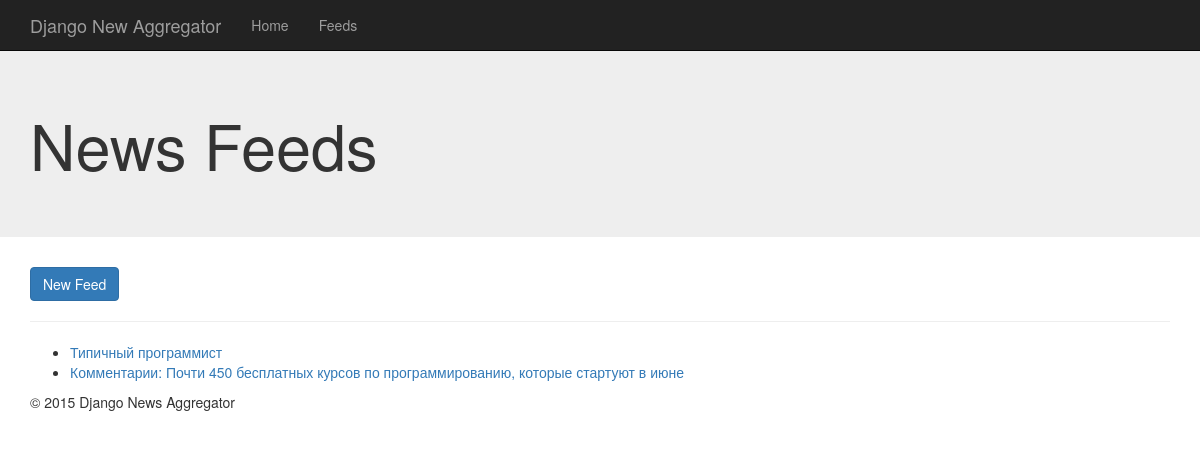
/news/feeds/, run on the app's committed database.
### news/models.py (models this page shows, shortened)
class Feed(models.Model):
	title = models.CharField(max_length = 200)
	url = models.URLField()
	is_active = models.BooleanField(default=False)

### news/views.py (the view)
def feeds_list(request):
	feeds = Feed.objects.all()
	return render(request, 'news/feeds_list.html', {'feeds' : feeds})

### news/templates/news/feeds_list.html
{% extends 'news/base.html' %}
{% block content %}
<div class="jumbotron">
  <div class="container">
  <hr>
  <hr>
    <h1>News Feeds</h1>
  </div>
</div>
<div class="container">
  <a href="{% url 'feed_new' %}" class="btn btn-primary">New Feed</a>
  <hr>
  <ul>
    {% for feed in feeds %}
      <li><a href="{{feed.url}}">{{feed.title}}</a></li>
    {% endfor %}
  </ul>
  <footer>
    <p>&copy; 2015 Django News Aggregator</p>
  </footer>
</div>
{% endblock %}

### data on the page
Feed: title "Типичный программист"
Feed: title "Комментарии: Почти 450 бесплатных курсов по программированию, которые стартуют в июне"
